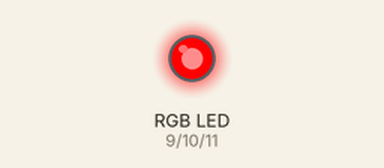
Recording of a sketch running on a simulated Arduino Uno, built with avr-gcc and run on an emulated ATmega328P. On the bench: an RGB LED mixed from three pins (HIGH = lit). Dim RGB values are drawn brighter than linear.

Above: at 0.05 s.
At 0.65 s:
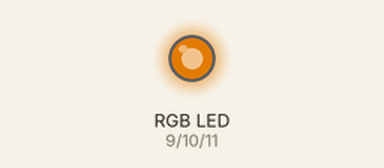
At 1.25 s:
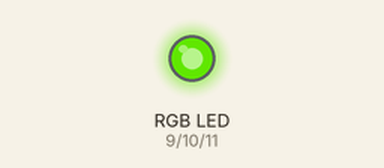
At 2.5 s:
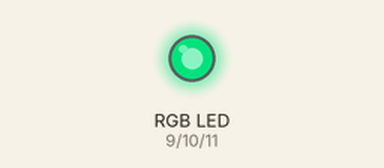
At 3.75 s:
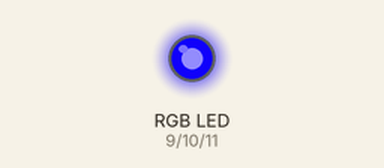
At 5.0 s:
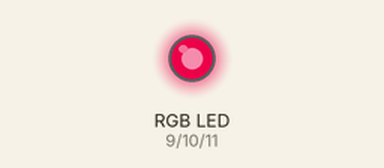
Timing chart, 0 to 7.0 s (numbered marks = the images above):
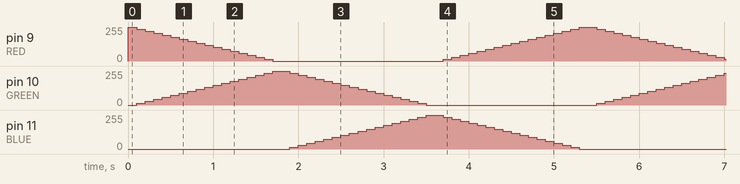

The sketch:

LED_HOUSE.ino
```cpp
#define RED 9
#define GREEN 10
#define BLUE 11
void setup() {
  // put your setup code here, to run once:
  pinMode(RED, OUTPUT);
  pinMode(GREEN, OUTPUT);
  pinMode(BLUE, OUTPUT);
}

void loop() {
  // put your main code here, to run repeatedly:
  // Первый цикл Максимальный красный постепенно переходит в зеленый
  for (int i=0;i<256;i+=15){
    analogWrite(RED, 255-i); // Понижаем яркость красного каждые 100мс
    analogWrite(GREEN, i); // Повышаем яркость зеленого каждые 100мс
    delay(100);
  }
  // Зеленый в синий
  for (int i=0;i<256;i+=15){
    analogWrite(GREEN, 255-i); // Понижаем яркость зеленого каждые 100мс
    analogWrite(BLUE, i); // Повышаем яркость синего каждые 100мс
    delay(100);
  }
  // Синий в красный
  for (int i=0;i<256;i+=15){
    analogWrite(BLUE, 255-i); // Понижаем яркость синего каждые 100мс
    analogWrite(RED, i); // Повышаем яркость красного каждые 100мс
    delay(100);
  }
}
```
